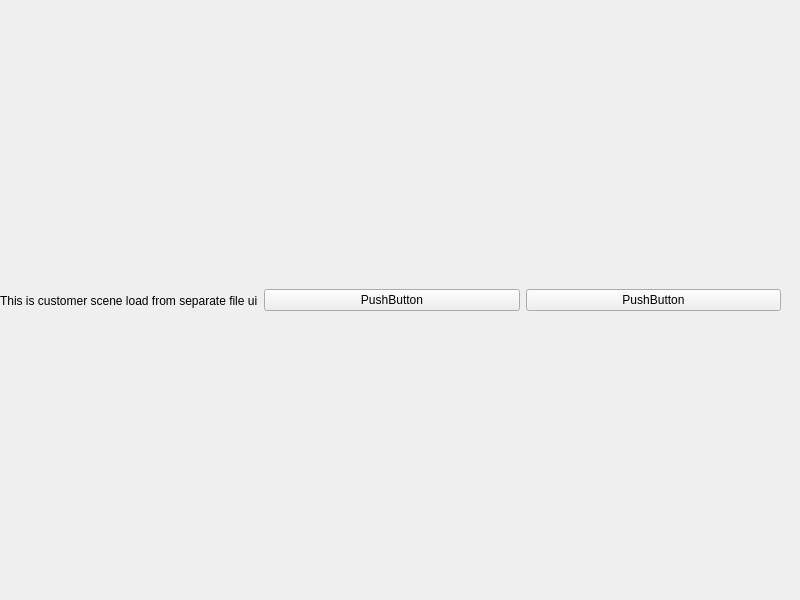
<?xml version="1.0" encoding="UTF-8"?>
<ui version="4.0">
 <class>CustomerScene</class>
 <widget class="QWidget" name="CustomerScene">
  <property name="geometry">
   <rect>
    <x>0</x>
    <y>0</y>
    <width>800</width>
    <height>600</height>
   </rect>
  </property>
  <property name="windowTitle">
   <string>Hotel</string>
  </property>
  <widget class="QWidget" name="containerQwidget" native="true">
   <property name="geometry">
    <rect>
     <x>0</x>
     <y>20</y>
     <width>781</width>
     <height>561</height>
    </rect>
   </property>
   <layout class="QHBoxLayout" name="horizontalLayout">
    <item>
     <widget class="QLabel" name="label">
      <property name="text">
       <string>This is customer scene load from separate file ui</string>
      </property>
     </widget>
    </item>
    <item>
     <widget class="QPushButton" name="pushButton_2">
      <property name="text">
       <string>PushButton</string>
      </property>
     </widget>
    </item>
    <item>
     <widget class="QPushButton" name="pushButton">
      <property name="text">
       <string>PushButton</string>
      </property>
     </widget>
    </item>
   </layout>
  </widget>
 </widget>
 <resources/>
 <connections/>
</ui>
